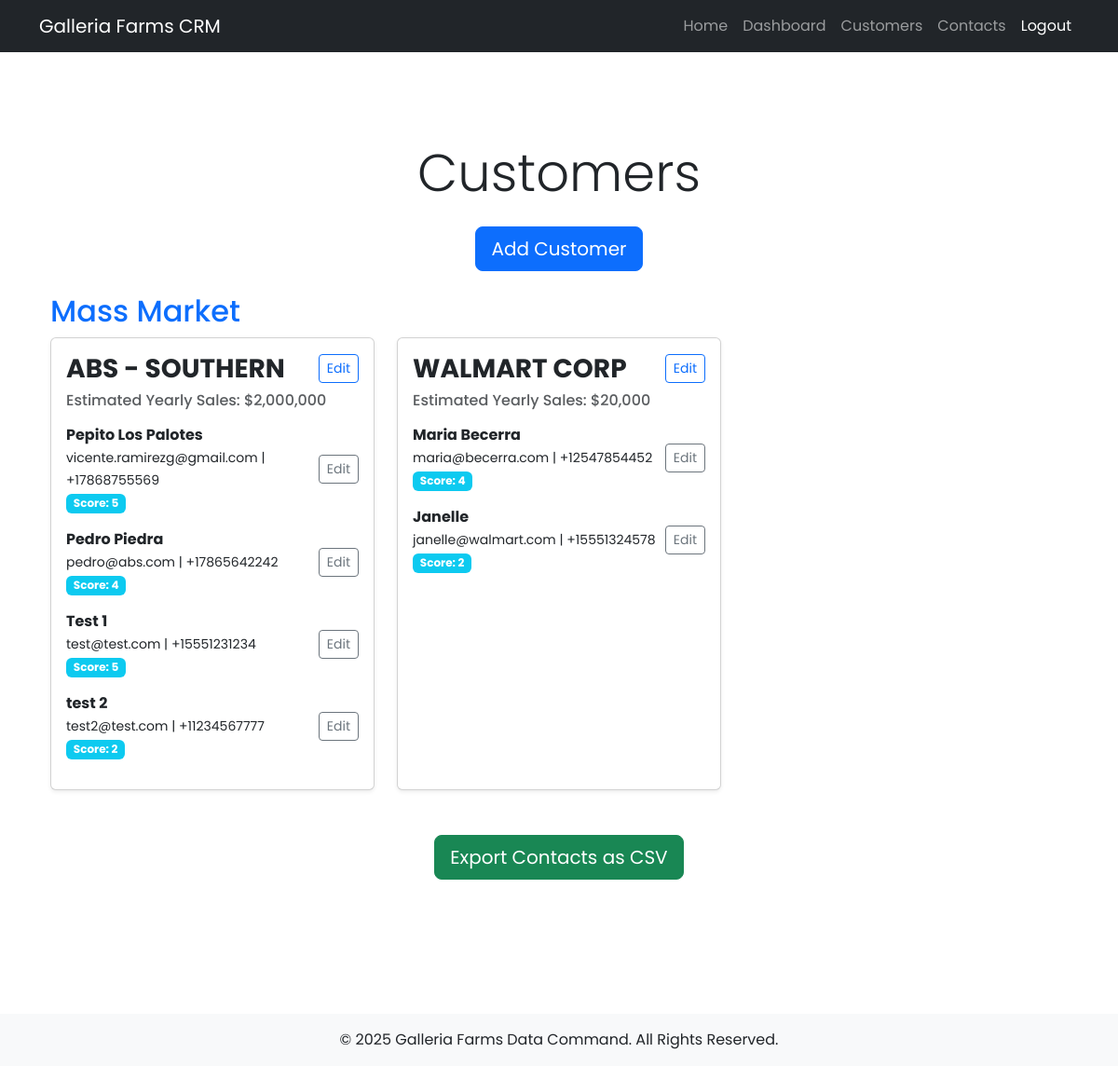
The app's page /crm/customers/ (signed in), older data.
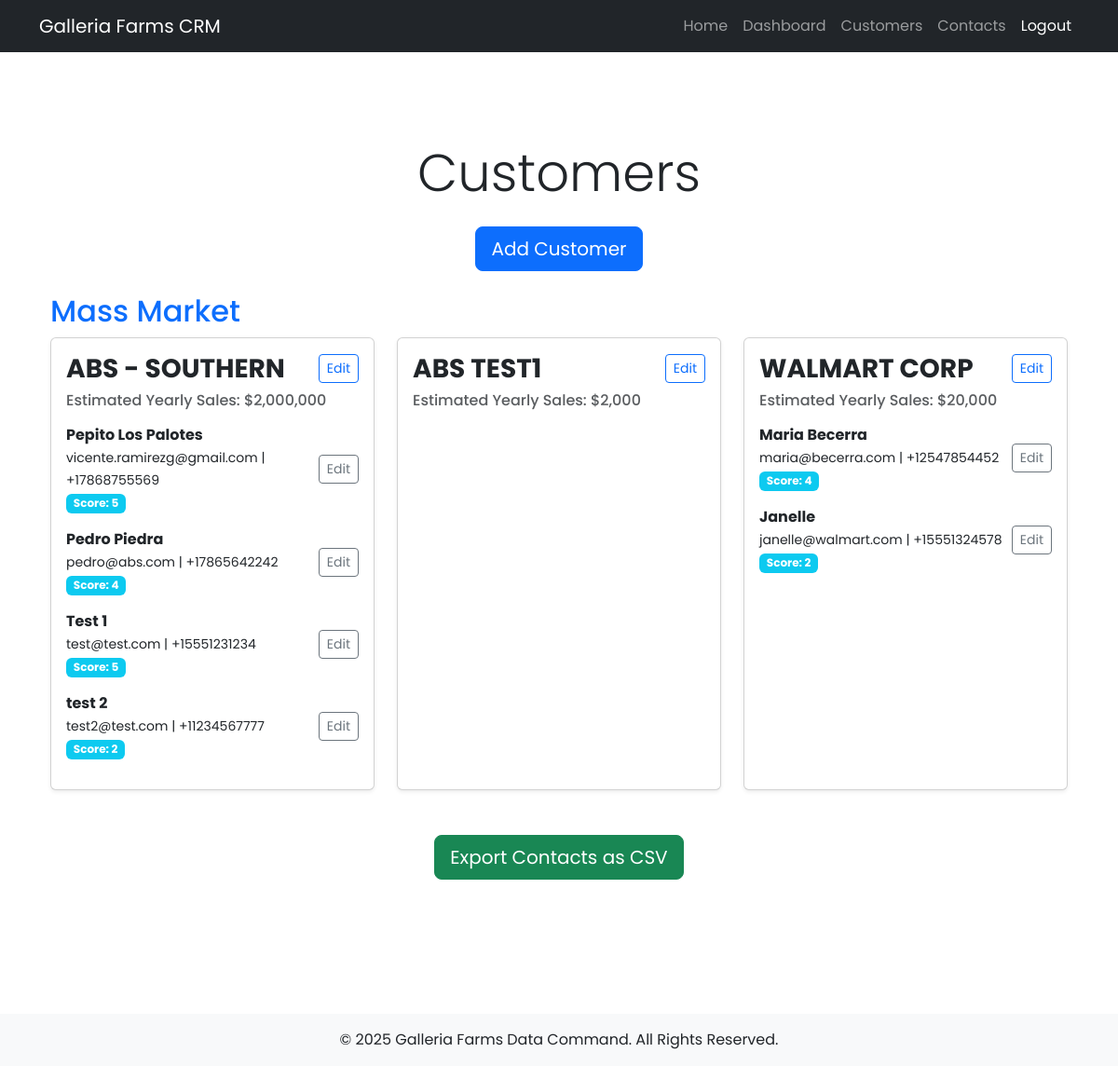
The same page, newer data.
### crm/models.py (models this page shows, shortened)
class Customer(models.Model):
    MASS_MARKET = 'mass_market'
    MM2 = 'mm2'
    ECOMMERCE = 'ecommerce'
    WHOLESALE = 'wholesale'
    DEPARTMENT_CHOICES = [
        (MASS_MARKET, 'Mass Market'),
        (MM2, 'MM2'),
        (ECOMMERCE, 'Ecommerce'),
        (WHOLESALE, 'Wholesale'),
    ]
    name = models.CharField(max_length=255)
    estimated_yearly_sales = models.IntegerField()
    salesperson = models.ForeignKey(Salesperson, on_delete=models.CASCADE, related_name='customers')
    department = models.CharField(
        max_length=20,
        choices=DEPARTMENT_CHOICES,
        default=MASS_MARKET
    )
    def get_department_display(self):
        return dict(self.DEPARTMENT_CHOICES).get(self.department, "No Department")

class Contact(models.Model):
    name = models.CharField(max_length=255)
    phone = models.CharField(max_length=20, blank=True)
    email = models.EmailField(blank=True)
    customer = models.ForeignKey(Customer, on_delete=models.CASCADE, related_name='contacts')
    relationship_score = models.IntegerField(default=0)
    birthday = models.DateField(null=True, blank=True)

### crm/views.py (the view)
# urls.py: path('customers/', views.customer_list, name='customer_list'),
@login_required
def customer_list(request):
    customers = Customer.objects.filter(salesperson=request.user.salesperson).order_by('department', 'name')
    grouped_customers = defaultdict(list)
    for customer in customers:
        grouped_customers[customer.department].append(customer)
    return render(request, 'crm/customer_list.html', {'grouped_customers': dict(grouped_customers)})

### crm/templates/crm/customer_list.html (shortened to what this page needs)
{% extends "crm/base.html" %}
{% load humanize %}
{% block content %}
<div class="container py-5">
    <h1 class="text-center display-4 font-weight-bold mb-4">Customers</h1>
    <div class="text-center mb-4">
        <a href="{% url 'crm:add_customer' %}" class="btn btn-primary btn-lg">Add Customer</a>
    </div>
    {% if grouped_customers %}
        {% for department, customers in grouped_customers.items %}
            <h2 class="mt-4 text-primary">{{ customers.0.get_department_display }}</h2>
            <div class="row">
                {% for customer in customers %}
                    <div class="col-md-6 col-lg-4 mb-4">
                        <div class="card shadow-sm h-100">
                            <div class="card-body">
                                <h3 class="card-title d-flex justify-content-between align-items-center">
                                    <span><strong>{{ customer.name }}</strong></span>
                                    <a href="{% url 'crm:customer_edit' customer.id %}" class="btn btn-sm btn-outline-primary">Edit</a>
                                </h3>
                                <h6 class="text-muted mb-3">Estimated Yearly Sales: ${{ customer.estimated_yearly_sales|intcomma }}</h6>
                                <ul class="list-unstyled">
                                    {% for contact in customer.contacts.all %}
                                        <li class="d-flex justify-content-between align-items-center mb-3">
                                            <div>
                                                <strong>{{ contact.name }}</strong><br>
                                                <small>{{ contact.email }} | {{ contact.phone }}</small><br>
                                                <span class="badge bg-info">Score: {{ contact.relationship_score }}</span>
                                            </div>
                                            <a href="{% url 'crm:contact_edit' contact.id %}" class="btn btn-sm btn-outline-secondary">Edit</a>
                                        </li>
                                    {% endfor %}
                                </ul>
                            </div>
                        </div>
                    </div>
                {% endfor %}
            </div>
        {% endfor %}
    {% else %}
        <p class="text-center">No customers found.</p>
    {% endif %}
    <div class="text-center mt-4">
        <a href="{% url 'crm:export_contacts' %}" class="btn btn-success btn-lg">Export Contacts as CSV</a>
    </div>
</div>
{% endblock %}

Row changes from the older to the newer data that the page shows:
added Customer: name "ABS TEST1", estimated_yearly_sales "2,000", shown under "Mass Market"
